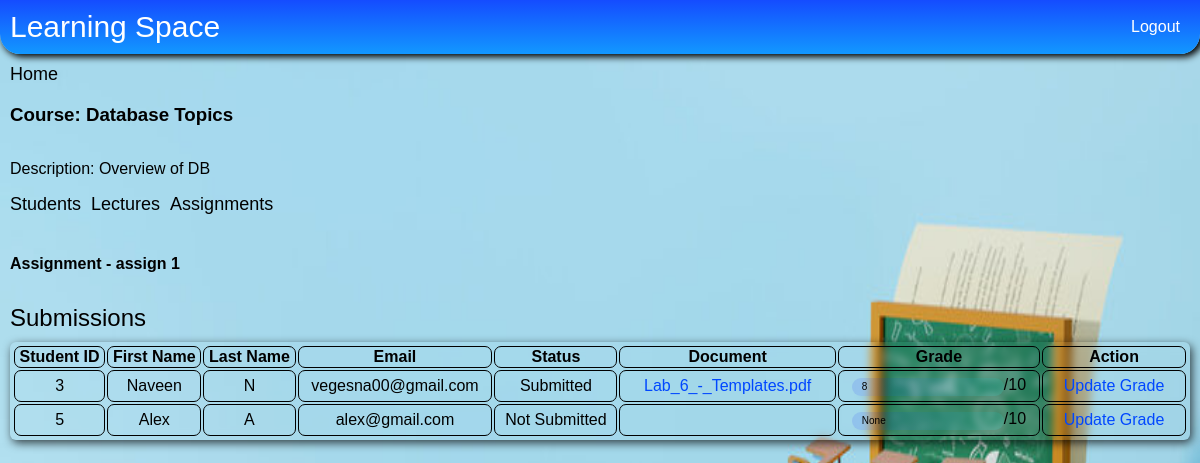
The page /instructor/course?course_id=1&assignment_id=3&request_grades=True (signed in) on the database as committed earlier.
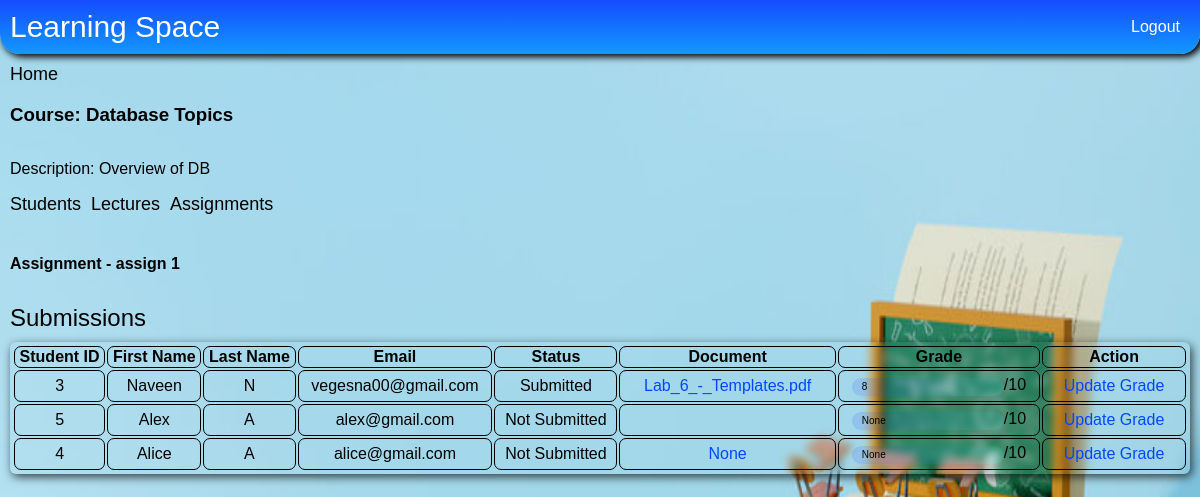
The same page on the database as committed later.
### e_learn/models.py (models this page shows)
class AssignmentGrades(models.Model):
    assignment = models.ForeignKey(Assignment, on_delete=models.CASCADE)
    grade = models.IntegerField(blank=True, null=True)
    user = models.ForeignKey(User, on_delete=models.CASCADE)
    submitted_status = models.BooleanField(default=False)
    assignment_doc = models.FileField(upload_to=get_file_path_assignment_submission, null=True)

class User(AbstractUser):
    is_student = models.BooleanField(default=False)
    is_instructor = models.BooleanField(default=False)
    is_institution = models.BooleanField(default=False)

class Assignment(models.Model):
    name = models.TextField()
    course = models.ForeignKey(Course, on_delete=models.CASCADE)
    deadline = models.DateTimeField(null=True)
    created_on = models.DateField(auto_now_add=True)
    assignment_doc = models.FileField(upload_to=get_file_path_assignment)
    grade_points = models.IntegerField(null=True)
    class Meta:
        ordering = ["created_on"]

### e_learn/views.py (the view, shortened to what this page needs)
# urls.py: path('instructor/course', views.instructor_course_details, name='instructor_course_details'),
@login_required(login_url='login')
def instructor_course_details(request):
    course_id = request.GET.get('course_id')
    assignment_id = request.GET.get('assignment_id')
    req_students = request.GET.get('request_students')
    req_update_final_grade = request.GET.get('request_update_final_grade')
    req_notes = request.GET.get('request_notes')
    req_notes_create = request.GET.get('request_notes_create')
    req_update_notes = request.GET.get('request_update_notes')
    req_remove_notes = request.GET.get('remove_notes')
    req_assignments = request.GET.get('request_assignments')
    req_assignment_create = request.GET.get('request_assignment_create')
    req_update_assignment = request.GET.get('request_update_assignment')
    req_remove_assignment = request.GET.get('remove_assignment')
    req_grades = request.GET.get('request_grades')
    req_update_grade = request.GET.get('request_update_grade')
    course_data = Course.objects.get(pk=course_id)
    send_data = {"course_details": course_data}
    requested_notes = False
    requested_students = False
    requested_assignments = False
    requested_grades = False
    if req_students is not None:
        requested_students = True
        send_data['requested_students'] = True
    elif req_notes is not None:
        requested_notes = True
        send_data['requested_notes'] = True
    elif req_notes_create is not None:
        send_data['requested_notes_create'] = True
        return render(request, 'course_data_to_instructor.html', send_data)
    elif req_assignment_create is not None:
        send_data['requested_assignment_create'] = True
        return render(request, 'course_data_to_instructor.html', send_data)
    elif req_grades is not None:
        send_data['requested_grades'] = True
        requested_grades = True
    elif req_update_notes is not None:
        notes_id = request.GET.get('notes_id')
        notes_details = Notes.objects.get(pk=notes_id)
        send_data['requested_update_notes'] = True
        send_data['notes_details'] = notes_details
        return render(request, 'course_data_to_instructor.html', send_data)
    elif req_assignments is not None:
        requested_assignments = True
        send_data['requested_assignments'] = True
    elif req_update_grade is not None:
        send_data['requested_grades'] = True
        send_data['requested_grade_update'] = True
        requested_grades = True
    elif req_update_final_grade is not None:
        send_data['requested_final_grade_update'] = True
        requested_students = True
        send_data['requested_students'] = requested_students
    if requested_grades:
        assignment_details = Assignment.objects.get(pk=assignment_id)
        users_data = course_users(course_id=course_id)
        if users_data is None:
            return render(request, "instructor_home.html")
        students_exists = True
        if len(users_data["students_lst"]) == 0:
            send_data['msg'] = "No students in the course yet."
            return render(request, "course_data_to_instructor.html", send_data)
        students_lst = AssignmentGrades.objects.filter(assignment=assignment_id)
        for student in students_lst:
            student.assignment_doc = str(student.assignment_doc.name).split('/')[-1]
        send_data["students_lst"] = students_lst
        send_data["assignment_details"] = assignment_details
    return render(request, "course_data_to_instructor.html", send_data)

### e_learn/views.py (called while the page is built)
def course_users(course_id):
    try:
        course = Course.objects.get(id=course_id)
        lst_user_relations = UserCourseRelation.objects.filter(course=course)
        students_lst = []
        instructor = None
        for relation in lst_user_relations:
            if relation.user.is_instructor:
                instructor = relation.user
            else:
                students_lst.append(relation.user)
        if len(students_lst) == 0 and instructor is None:
            return None
        return {"course": course, "students_lst": students_lst, "instructor": instructor}
    except Exception as e:
        return None

### e_learn/templates/course_data_to_instructor.html (shortened to what the changed rows need)
{% extends "base_loggedIn.html" %}
{% block body %}
    {% load static %}
    <link rel="stylesheet" type="text/css" href="{% static 'css/table_pages.css' %}"/>
    <link rel="stylesheet" type="text/css" href="{% static 'css/login.css' %}"/>
    <div class="course-list-page">
        <div class="course-list-header">
            <a href="{% url 'instructor_home' %}">Home</a>
        </div>
        <h3> Course: {{ course_details.name }}</h3>
        <p>Description: {{ course_details.description }}</p>
        <div class="course-list-header">
            <a href="{% url 'instructor_course_details' %}?course_id={{ course_details.id }}&request_students=True">Students</a>
            <a href="{% url 'instructor_course_details' %}?course_id={{ course_details.id }}&request_notes=True">Lectures</a>
            <a href="{% url 'instructor_course_details' %}?course_id={{ course_details.id }}&request_assignments=True">Assignments</a>
        </div>
        <br>
        {% if requested_grades %}
            <h4> Assignment - {{ assignment_details.name }} </h4>
            <div class="course-list-page">
                <span class="title">Submissions</span>
                <table class="table-class">
                    <thead>
                    <tr>
                        <th scope="col" style="border: 1px solid black;"> Student ID</th>
                        <th scope="col" style="border: 1px solid black;"> First Name</th>
                        <th scope="col" style="border: 1px solid black;"> Last Name</th>
                        <th scope="col" style="border: 1px solid black;"> Email</th>
                        <th scope="col" style="border: 1px solid black;"> Status</th>
                        <th scope="col" style="border: 1px solid black;"> Document</th>
                        <th scope="col" style="border: 1px solid black;"> Grade</th>
                        <th scope="col" style="border: 1px solid black;"> Action</th>
                    </tr>
                    </thead>
                    <tbody>
                    {% for student_record in students_lst %}
                        <tr>
                            <td style="border: 1px solid black;padding: 5px"
                                align="center">{{ student_record.user.id }}</td>
                            <td style="border: 1px solid black;padding: 5px"
                                align="center">{{ student_record.user.first_name }}</td>
                            <td style="border: 1px solid black;padding: 5px"
                                align="center">{{ student_record.user.last_name }}</td>
                            <td style="border: 1px solid black;padding: 5px"
                                align="center">{{ student_record.user.email }}</td>
                            {% if student_record.submitted_status == 1 %}
                                <td style="border: 1px solid black; padding: 5px" align="center"> Submitted</td>
                            {% else %}
                                <td style="border: 1px solid black; padding: 5px" align="center"> Not Submitted</td>
                            {% endif %}
                            <td style="border: 1px solid black; padding: 5px" align="center">
                                <a href="{% url 'download' %}?assignment_id={{ assignment.id }}"> {{ student_record.assignment_doc.name }} </a>
                            </td>
                            <td style="border: 1px solid black;padding: 5px" align="center">
                                {% if requested_grade_update %}
                                    <form action="{% url 'instructor_course_details' %}?course_id={{ course_details.id }}&grade=True&assignment_id={{ assignment_details.id }}&student_record={{ student_record.id }}"
                                          method="POST"> {% csrf_token %}
                                        {% if student_record.grade is None %}
                                            <input type="text" name="grade" placeholder="{{ student_record.grade }}"
                                                   required>/
                                            {{ assignment_details.grade_points }}
                                        {% else %}
                                            <input type="text" name="grade" value="{{ student_record.grade }}" required>
                                            /
                                            {{ assignment_details.grade_points }}
                                        {% endif %}
                                        <input type="submit" value="Save">
                                    </form>
                                {% else %}
                                    <form>
                                        <input type="text" name="grade" value="{{ student_record.grade }}"
                                               readonly>/{{ assignment_details.grade_points }}
                                    </form>
                                {% endif %}
                            </td>
                            {% if requested_grade_update %}
                                <td style="border: 1px solid black; padding: 5px" align="center">
                                    Update the grade and click 'Save'
                                </td>
                            {% else %}
                                <td style="border: 1px solid black; padding: 5px" align="center">
                                    <a href="{% url 'instructor_course_details' %}?course_id={{ course_details.id }}&assignment_id={{ assignment_details.id }}&request_update_grade=True">
                                        Update Grade </a>
                                </td>
                            {% endif %}
                        </tr>
                    {% endfor %}
                    </tbody>
                </table>
            </div>
        {% endif %}
{% endblock %}

Rows that differ between the two databases and show on the page:
added AssignmentGrades: user.id "4", user.first_name "Alice", user.last_name "A", user.email "alice@gmail.com", submitted_status "Not Submitted", assignment_doc.name "None", grade "None", {{ assignment_details.grade_points }} "10"
